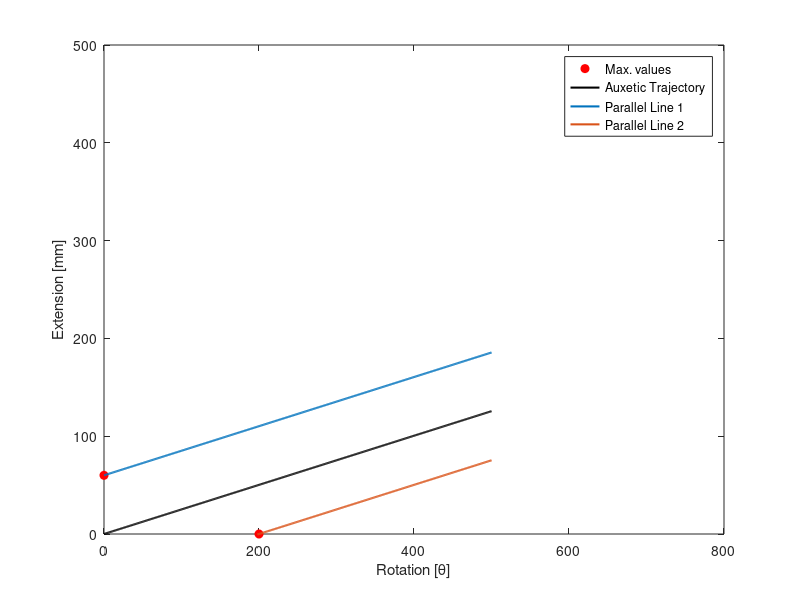

Source code (MATLAB):
close all
clc

points = [0, 60; 200, 0]; % maximum extension and rotation

figure;

p1 = plot(points(:,1), points(:,2), 'ro', 'MarkerFaceColor', 'r', 'DisplayName', 'Max. values');

x = 0:500;

y = 0.2512 * x;

hold on

p2 = plot(x, y, 'k-', 'LineWidth', 1.5, 'DisplayName', 'Auxetic Trajectory');

% Defining parallel lines

y1 = 0.2512.*x + points(1, 2);
y2 = 0.2512.*(x - points(2, 1));

hold on
plot(x, y1, '-', 'LineWidth', 1.5, 'DisplayName', 'Parallel Line 1')
hold on
plot(x, y2, '-', 'LineWidth', 1.5, 'DisplayName', 'Parallel Line 2')


legend()

xlabel('Rotation [\theta]')
ylabel('Extension [mm]')

xlim([0 800]);
ylim([0 500]);
